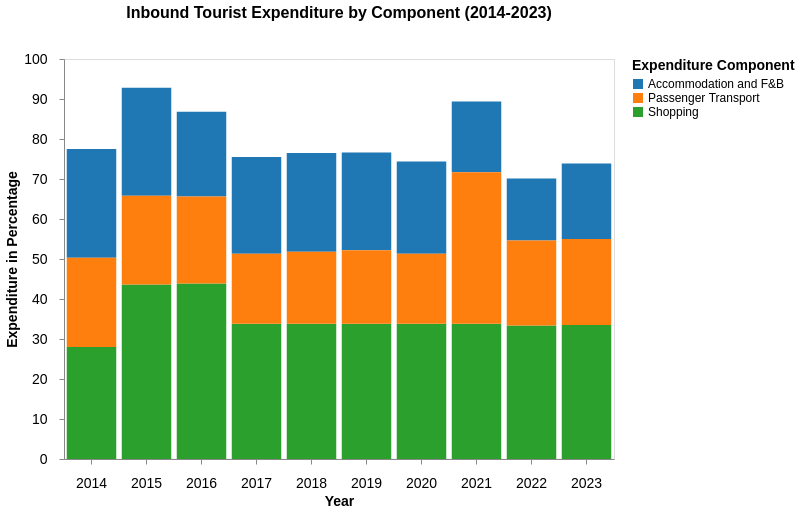

Vega-Lite specification for this chart:
### Vega-Lite specification from a JSON file in a GitHub repository (floating-point values rounded to 4 significant figures)
{"$schema": "https://vega.github.io/schema/vega-lite/v5.json", "title": {"text": "Inbound Tourist Expenditure by Component (2014-2023)", "fontSize": 16, "anchor": "middle", "fontWeight": "bold", "subtitle": " ", "subtitlePadding": 16}, "width": 550, "height": 400, "data": {"values": [{"Year": "2014", "Component": "Shopping", "Expenditure": 28}, {"Year": "2014", "Component": "Accommodation and F&B", "Expenditure": 27.2}, {"Year": "2014", "Component": "Passenger Transport", "Expenditure": 22.3}, {"Year": "2015", "Component": "Shopping", "Expenditure": 43.6}, {"Year": "2015", "Component": "Accommodation and F&B", "Expenditure": 27}, {"Year": "2015", "Component": "Passenger Transport", "Expenditure": 22.2}, {"Year": "2016", "Component": "Shopping", "Expenditure": 43.9}, {"Year": "2016", "Component": "Accommodation and F&B", "Expenditure": 21.2}, {"Year": "2016", "Component": "Passenger Transport", "Expenditure": 21.7}, {"Year": "2017", "Component": "Shopping", "Expenditure": 33.8}, {"Year": "2017", "Component": "Accommodation and F&B", "Expenditure": 24.2}, {"Year": "2017", "Component": "Passenger Transport", "Expenditure": 17.5}, {"Year": "2018", "Component": "Shopping", "Expenditure": 33.8}, {"Year": "2018", "Component": "Accommodation and F&B", "Expenditure": 24.7}, {"Year": "2018", "Component": "Passenger Transport", "Expenditure": 18}, {"Year": "2019", "Component": "Shopping", "Expenditure": 33.8}, {"Year": "2019", "Component": "Accommodation and F&B", "Expenditure": 24.4}, {"Year": "2019", "Component": "Passenger Transport", "Expenditure": 18.4}, {"Year": "2020", "Component": "Shopping", "Expenditure": 33.8}, {"Year": "2020", "Component": "Accommodation and F&B", "Expenditure": 23.1}, {"Year": "2020", "Component": "Passenger Transport", "Expenditure": 17.5}, {"Year": "2021", "Component": "Shopping", "Expenditure": 33.8}, {"Year": "2021", "Component": "Accommodation and F&B", "Expenditure": 17.7}, {"Year": "2021", "Component": "Passenger Transport", "Expenditure": 37.9}, {"Year": "2022", "Component": "Shopping", "Expenditure": 33.4}, {"Year": "2022", "Component": "Accommodation and F&B", "Expenditure": 15.5}, {"Year": "2022", "Component": "Passenger Transport", "Expenditure": 21.2}, {"Year": "2023", "Component": "Shopping", "Expenditure": 33.5}, {"Year": "2023", "Component": "Accommodation and F&B", "Expenditure": 18.9}, {"Year": "2023", "Component": "Passenger Transport", "Expenditure": 21.5}]}, "params": [{"name": "yearSelect", "value": "All", "bind": {"input": "select", "options": ["All", "2014", "2015", "2016", "2017", "2018", "2019", "2020", "2021", "2022", "2023"], "name": "Select Year"}}], "mark": "bar", "encoding": {"x": {"field": "Year", "type": "ordinal", "title": "Year", "axis": {"labelAngle": 0, "labelFontSize": 14, "titleFontSize": 14, "labelPadding": 12, "grid": false}}, "y": {"field": "Expenditure", "type": "quantitative", "title": "Expenditure in Percentage", "axis": {"labelPadding": 12, "labelFontSize": 14, "titleFontSize": 14, "grid": false}, "scale": {"domain": [0, 100]}}, "color": {"field": "Component", "type": "nominal", "title": "Expenditure Component", "scale": {"scheme": "category10"}, "legend": {"title": "Expenditure Component", "orient": "right", "labelFontSize": 12, "titleFontSize": 14, "labelPadding": 12}}, "opacity": {"condition": [{"test": "yearSelect == 'All'", "value": 1}, {"test": "datum.Year == yearSelect", "value": 1}], "value": 0.3}, "tooltip": [{"field": "Year", "title": "Year"}, {"field": "Component", "title": "Expenditure Component"}, {"field": "Expenditure", "title": "Expenditure in Percentage", "format": ".2f"}]}}
